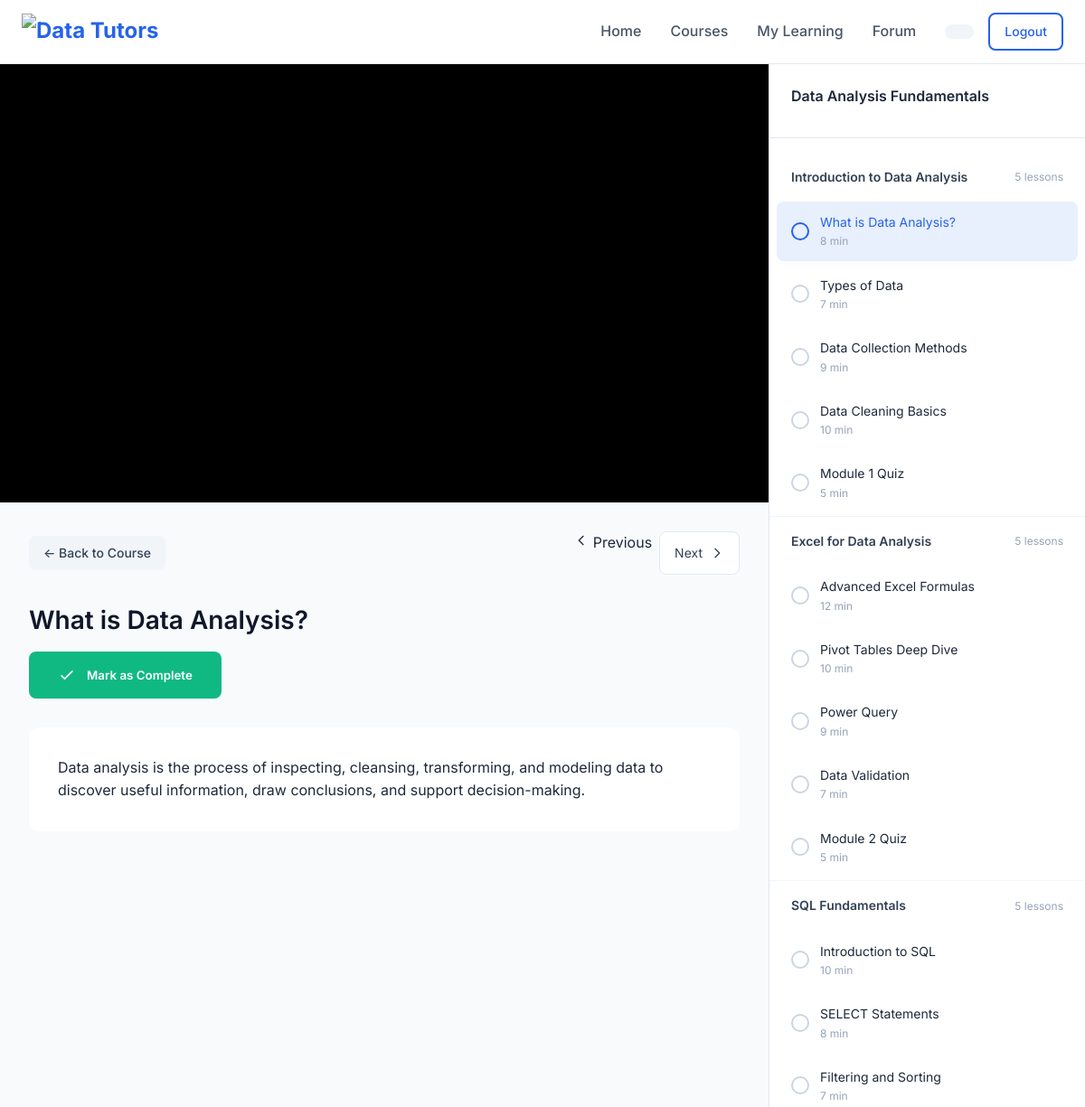
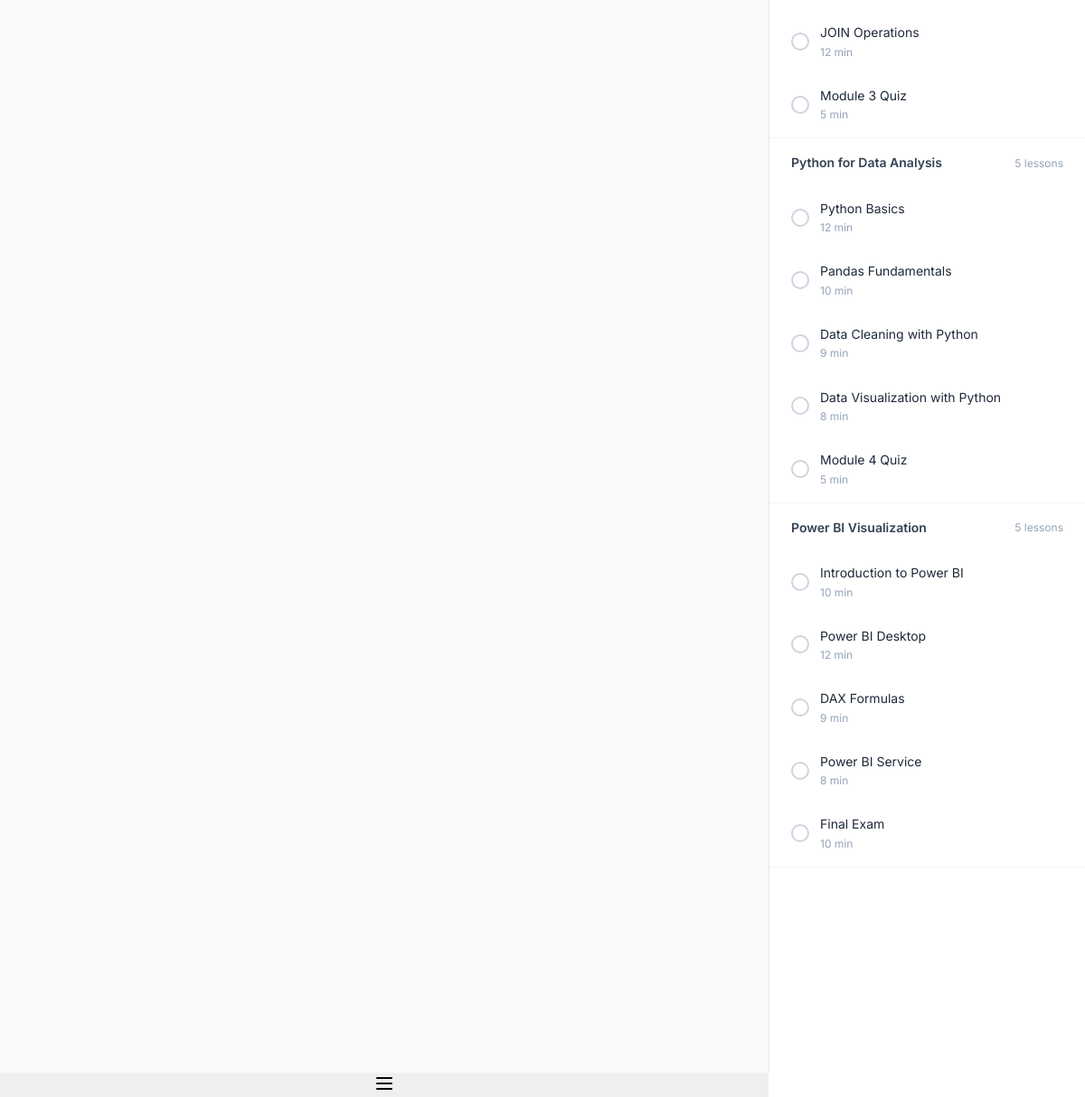
The app's page /course/lesson.php?course_id=2&lesson_id=6 (signed in) with its own data (2 pictures, top to bottom).
### tables this page shows
CREATE TABLE IF NOT EXISTS lessons (
    id INT UNSIGNED AUTO_INCREMENT PRIMARY KEY,
    module_id INT UNSIGNED NOT NULL,
    title VARCHAR(200) NOT NULL,
    slug VARCHAR(200) NOT NULL,
    description TEXT NULL,
    content TEXT NULL,
    video_url VARCHAR(500) NULL,
    video_duration INT UNSIGNED NULL COMMENT 'Duration in seconds',
    order_index INT UNSIGNED DEFAULT 0 NOT NULL,
    is_free TINYINT(1) DEFAULT 0 NOT NULL,
    is_published TINYINT(1) DEFAULT 0 NOT NULL,
    created_at TIMESTAMP DEFAULT CURRENT_TIMESTAMP,
    updated_at TIMESTAMP DEFAULT CURRENT_TIMESTAMP ON UPDATE CURRENT_TIMESTAMP,
    
    FOREIGN KEY (module_id) REFERENCES modules(id) ON DELETE CASCADE,
    INDEX idx_module_id (module_id),
    INDEX idx_order (order_index),
    INDEX idx_slug (slug),
    UNIQUE KEY unique_lesson_slug (module_id, slug)
);

CREATE TABLE IF NOT EXISTS courses (
    id INT UNSIGNED AUTO_INCREMENT PRIMARY KEY,
    title VARCHAR(200) NOT NULL,
    slug VARCHAR(200) NOT NULL UNIQUE,
    description TEXT NOT NULL,
    short_description VARCHAR(500) NULL,
    category ENUM('excel', 'data-analysis', 'automation') NOT NULL,
    level ENUM('beginner', 'intermediate', 'advanced') DEFAULT 'beginner' NOT NULL,
    thumbnail VARCHAR(255) NULL,
    preview_video VARCHAR(255) NULL,
    price DECIMAL(10, 2) DEFAULT 0.00 NOT NULL,
    currency VARCHAR(3) DEFAULT 'USD' NOT NULL,
    duration_hours DECIMAL(5, 2) NULL,
    instructor_id INT UNSIGNED NULL,
    featured TINYINT(1) DEFAULT 0 NOT NULL,
    published TINYINT(1) DEFAULT 0 NOT NULL,
    created_at TIMESTAMP DEFAULT CURRENT_TIMESTAMP,
    updated_at TIMESTAMP DEFAULT CURRENT_TIMESTAMP ON UPDATE CURRENT_TIMESTAMP,
    
    FOREIGN KEY (instructor_id) REFERENCES users(id) ON DELETE SET NULL,
    INDEX idx_category (category),
    INDEX idx_level (level),
    INDEX idx_featured (featured),
    INDEX idx_published (published),
    INDEX idx_slug (slug)
);

CREATE TABLE IF NOT EXISTS modules (
    id INT UNSIGNED AUTO_INCREMENT PRIMARY KEY,
    course_id INT UNSIGNED NOT NULL,
    title VARCHAR(200) NOT NULL,
    description TEXT NULL,
    order_index INT UNSIGNED DEFAULT 0 NOT NULL,
    is_published TINYINT(1) DEFAULT 0 NOT NULL,
    created_at TIMESTAMP DEFAULT CURRENT_TIMESTAMP,
    updated_at TIMESTAMP DEFAULT CURRENT_TIMESTAMP ON UPDATE CURRENT_TIMESTAMP,
    
    FOREIGN KEY (course_id) REFERENCES courses(id) ON DELETE CASCADE,
    INDEX idx_course_id (course_id),
    INDEX idx_order (order_index)
);

### config/database.php (called while the page is built, shortened)
<?php
class DatabaseConnection {
    private static $instance = null;
    private function __construct() {
        try {
            $dsn = "mysql:host=" . DB_HOST . ";dbname=" . DB_NAME . ";charset=" . DB_CHARSET;
            $options = [
                PDO::ATTR_ERRMODE => PDO::ERRMODE_EXCEPTION,
                PDO::ATTR_DEFAULT_FETCH_MODE => PDO::FETCH_ASSOC,
                PDO::ATTR_EMULATE_PREPARES => false
            ];
            $this->pdo = new PDO($dsn, DB_USER, DB_PASS, $options);
        } catch (PDOException $e) {
            die("Database connection failed: " . $e->getMessage());
        }
    }
    public static function getInstance() {
        if (self::$instance === null) {
            self::$instance = new self();
        }
        return self::$instance->pdo;
    }
    public static function query($sql, $params = []) {
        $stmt = self::getInstance()->prepare($sql);
        $stmt->execute($params);
        return $stmt;
    }
    public static function fetch($sql, $params = []) {
        $stmt = self::query($sql, $params);
        return $stmt->fetch();
    }
    public static function fetchAll($sql, $params = []) {
        $stmt = self::query($sql, $params);
        return $stmt->fetchAll();
    }
}
class Course {
    public static function getById($id) {
        return DatabaseConnection::fetch("SELECT * FROM courses WHERE id = ?", [$id]);
    }
    public static function getModules($courseId) {
        return DatabaseConnection::fetchAll("SELECT * FROM modules WHERE course_id = ? AND is_published = 1 ORDER BY order_index", [$courseId]);
    }
}
class Module {
    public static function getById($id) {
        return DatabaseConnection::fetch("SELECT * FROM modules WHERE id = ?", [$id]);
    }
    public static function getLessons($moduleId) {
        return DatabaseConnection::fetchAll("SELECT * FROM lessons WHERE module_id = ? AND is_published = 1 ORDER BY order_index", [$moduleId]);
    }
}
class Lesson {
    public static function getById($id) {
        return DatabaseConnection::fetch("SELECT * FROM lessons WHERE id = ?", [$id]);
    }
    public static function getNext($currentLessonId, $moduleId) {
        return DatabaseConnection::fetch(
            "SELECT * FROM lessons WHERE module_id = ? AND order_index > (SELECT order_index FROM lessons WHERE id = ?) ORDER BY order_index LIMIT 1",
            [$moduleId, $currentLessonId]
        );
    }
    public static function getPrevious($currentLessonId, $moduleId) {
        return DatabaseConnection::fetch(
            "SELECT * FROM lessons WHERE module_id = ? AND order_index < (SELECT order_index FROM lessons WHERE id = ?) ORDER BY order_index DESC LIMIT 1",
            [$moduleId, $currentLessonId]
        );
    }
}
class Progress {
    public static function getLessonProgress($userId, $lessonId) {
        return DatabaseConnection::fetch("SELECT * FROM user_lesson_progress WHERE user_id = ? AND lesson_id = ?", [$userId, $lessonId]);
    }
}

### config/config.php (called while the page is built, shortened)
<?php
function sanitize($input) {
    return htmlspecialchars(trim($input), ENT_QUOTES, 'UTF-8');
}

### course/lesson.php (the view, shortened to what this page needs)
<?php
require_once '../config/config.php';
require_once '../config/database.php';
$courseId = intval($_GET['course_id'] ?? 0);
$lessonId = intval($_GET['lesson_id'] ?? 0);
$course = Course::getById($courseId);
$isEnrolled = Enrollment::isEnrolled($_SESSION['user_id'], $courseId);
if (!$isEnrolled) {
    $lesson = Lesson::getById($lessonId);
}
if ($lessonId > 0) {
    $lesson = Lesson::getById($lessonId);
}
$prevLesson = Lesson::getPrevious($lessonId, $lesson['module_id']);
$nextLesson = Lesson::getNext($lessonId, $lesson['module_id']);
$lessonProgress = Progress::getLessonProgress($_SESSION['user_id'], $lessonId);
$isCompleted = $lessonProgress && $lessonProgress['is_completed'];
$allModules = Course::getModules($courseId);
?>
<!DOCTYPE html>
<html lang="en">
<head>
    <link rel="stylesheet" href="/assets/css/styles.css">
</head>
<body>
    <?php include '../includes/header.php'; ?>
    <div class="lesson-page">
        <div class="lesson-main">
            <?php if ($lesson['video_url']): ?>
                <div class="lesson-video">
                    <?php
                    $videoUrl = $lesson['video_url'];
                    if (strpos($videoUrl, 'youtube.com/watch?v=') !== false) {
                        preg_match('/v=([a-zA-Z0-9_-]+)/', $videoUrl, $matches);
                        if (!empty($matches[1])) {
                            $videoUrl = 'https://www.youtube.com/embed/' . $matches[1];
                        }
                    }
                    ?>
                    <iframe src="<?= sanitize($videoUrl) ?>"
                            title="<?= sanitize($lesson['title']) ?>"
                            allow="accelerometer; autoplay; clipboard-write; encrypted-media; gyroscope; picture-in-picture"
                            allowfullscreen></iframe>
                </div>
            <?php endif; ?>
            <div class="lesson-content-area">
                <div class="lesson-header">
                    <a href="/course/details.php?id=<?= $courseId ?>" class="btn btn-secondary btn-sm">
                        ← Back to Course
                    </a>
                    <div class="lesson-nav">
                        <?php if ($prevLesson): ?>
                            <a href="?course_id=<?= $courseId ?>&lesson_id=<?= $prevLesson['id'] ?>">
                                <svg width="16" height="16" fill="none" stroke="currentColor" viewBox="0 0 24 24"><path stroke-linecap="round" stroke-linejoin="round" stroke-width="2" d="M15 19l-7-7 7-7"/></svg>
                                Previous
                            </a>
                        <?php else: ?>
                            <span class="disabled">
                                <svg width="16" height="16" fill="none" stroke="currentColor" viewBox="0 0 24 24"><path stroke-linecap="round" stroke-linejoin="round" stroke-width="2" d="M15 19l-7-7 7-7"/></svg>
                                Previous
                            </span>
                        <?php endif; ?>
                        <?php
                        $canProceed = true;
                        if ($nextLesson && $canProceed): ?>
                            <a href="?course_id=<?= $courseId ?>&lesson_id=<?= $nextLesson['id'] ?>">
                                Next
                                <svg width="16" height="16" fill="none" stroke="currentColor" viewBox="0 0 24 24"><path stroke-linecap="round" stroke-linejoin="round" stroke-width="2" d="M9 5l7 7-7 7"/></svg>
                            </a>
                        <?php endif; ?>
                    </div>
                </div>
                <h1 class="lesson-title"><?= sanitize($lesson['title']) ?></h1>
                <div class="complete-btn-container">
                    <form method="POST">
                        <button type="submit" class="btn-complete <?= $isCompleted ? 'completed' : '' ?>">
                            <?php if ($isCompleted): ?>
                                <svg width="20" height="20" fill="none" stroke="currentColor" viewBox="0 0 24 24"><path stroke-linecap="round" stroke-linejoin="round" stroke-width="2" d="M5 13l4 4L19 7"/></svg>
                                Completed
                            <?php else: ?>
                                <svg width="20" height="20" fill="none" stroke="currentColor" viewBox="0 0 24 24"><path stroke-linecap="round" stroke-linejoin="round" stroke-width="2" d="M5 13l4 4L19 7"/></svg>
                                Mark as Complete
                            <?php endif; ?>
                        </button>
                    </form>
                </div>
                <?php if ($lesson['content']): ?>
                    <div class="lesson-body">
                        <?= $lesson['content'] ?>
                    </div>
                <?php endif; ?>
            </div>
        </div>
        <div class="lesson-sidebar" id="lesson-sidebar">
            <div class="sidebar-header">
                <div class="sidebar-title"><?= sanitize($course['title']) ?></div>
            </div>
            <div class="curriculum-list">
                <?php
                $allLessons = [];
                foreach ($allModules as $module) {
                    $moduleLessons = Module::getLessons($module['id']);
                    foreach ($moduleLessons as $mLesson) {
                        $allLessons[] = $mLesson;
                    }
                }
                usort($allLessons, function($a, $b) {
                    $moduleOrderA = Module::getById($a['module_id'])['order_index'];
                    $moduleOrderB = Module::getById($b['module_id'])['order_index'];
                    if ($moduleOrderA == $moduleOrderB) {
                        return $a['order_index'] - $b['order_index'];
                    }
                    return $moduleOrderA - $moduleOrderB;
                });
                ?>
                <?php foreach ($allModules as $module): ?>
                    <?php $moduleLessons = Module::getLessons($module['id']); ?>
                    <div class="curriculum-module">
                        <div class="curriculum-module-header">
                            <?= sanitize($module['title']) ?>
                            <span style="font-weight: 400; font-size: 0.75rem; color: var(--gray-400);">
                                <?= count($moduleLessons) ?> lessons
                            </span>
                        </div>
                        <div class="curriculum-lessons">
                            <?php foreach ($moduleLessons as $mLesson): ?>
                                <?php
                                $mLessonCompleted = false;
                                $isLocked = false;
                                ?>
                                <a href="?course_id=<?= $courseId ?>&lesson_id=<?= $mLesson['id'] ?>"
                                   class="curriculum-lesson <?= $mLesson['id'] == $lessonId ? 'active' : '' ?> <?= $mLessonCompleted ? 'completed' : '' ?> <?= $isLocked ? 'locked' : '' ?>"
                                   <?= $isLocked ? 'title="You must pass the previous quiz to unlock this lesson"' : '' ?>>
                                    <div class="lesson-status-icon">
                                    </div>
                                    <div class="lesson-info">
                                        <div class="lesson-name"><?= sanitize($mLesson['title']) ?></div>
                                        <?php if ($mLesson['video_duration']): ?>
                                            <div class="lesson-duration"><?= floor($mLesson['video_duration'] / 60) ?> min</div>
                                        <?php endif; ?>
                                    </div>
                                </a>
                            <?php endforeach; ?>
                        </div>
                    </div>
                <?php endforeach; ?>
            </div>
        </div>
        <button class="sidebar-toggle" id="sidebar-toggle" onclick="toggleSidebar()">
            <svg width="24" height="24" fill="none" stroke="currentColor" viewBox="0 0 24 24"><path stroke-linecap="round" stroke-linejoin="round" stroke-width="2" d="M4 6h16M4 12h16M4 18h16"/></svg>
        </button>
    </div>
</body>
</html>

### assets/css/styles.css (style rules this page uses)
:root { --primary: #2563eb; --primary-dark: #1d4ed8; --primary-light: #3b82f6; --secondary: #0f172a; --accent: #06b6d4; --success: #10b981; --warning: #f59e0b; --danger: #ef4444; --gray-50: #f8fafc; --gray-100: #f1f5f9; --gray-200: #e2e8f0; --gray-300: #cbd5e1; --gray-400: #94a3b8; --gray-500: #64748b; --gray-600: #475569; --gray-700: #334155; --gray-800: #1e293b; --gray-900: #0f172a; --white: #ffffff; --shadow-sm: 0 1px 2px 0 rgb(0 0 0 / 0.05); --shadow: 0 1px 3px 0 rgb(0 0 0 / 0.1), 0 1px 2px -1px rgb(0 0 0 / 0.1); --shadow-md: 0 4px 6px -1px rgb(0 0 0 / 0.1), 0 2px 4px -2px rgb(0 0 0 / 0.1); --shadow-lg: 0 10px 15px -3px rgb(0 0 0 / 0.1), 0 4px 6px -4px rgb(0 0 0 / 0.1); --shadow-xl: 0 20px 25px -5px rgb(0 0 0 / 0.1), 0 8px 10px -6px rgb(0 0 0 / 0.1); --radius: 8px; --radius-lg: 12px; --transition: all 0.3s ease; }
*, *::before, *::after { box-sizing: border-box; margin: 0; padding: 0; }
html { scroll-behavior: smooth; -webkit-text-size-adjust: 100%; text-size-adjust: 100%; }
body { font-family: 'Inter', -apple-system, BlinkMacSystemFont, 'Segoe UI', Roboto, sans-serif; font-size: 16px; line-height: 1.6; color: var(--gray-800); background-color: var(--white); min-height: 100vh; }
a { text-decoration: none; color: inherit; transition: var(--transition); }
button { cursor: pointer; border: none; font-family: inherit; }
h1, h2, h3, h4, h5, h6 { font-weight: 600; line-height: 1.3; color: var(--gray-900); }
h1 { font-size: 2.5rem; }
.btn { display: inline-flex; align-items: center; justify-content: center; gap: 0.5rem; padding: 0.75rem 1.5rem; font-size: 0.9375rem; font-weight: 500; border-radius: var(--radius); transition: var(--transition); white-space: nowrap; }
.btn-secondary { background: var(--gray-100); color: var(--gray-700); }
.btn-sm { padding: 0.5rem 1rem; font-size: 0.875rem; }

### records on screen
lessons: title "What is Data Analysis?", content "Data analysis is the process of inspecting, cleansing, transforming, and modeling data to discover useful information, draw conclusions, and support decision-making.", floor($mLesson['video_duration']/60) "8"
courses: title "Data Analysis Fundamentals"
modules: title "Introduction to Data Analysis", count($moduleLessons) "5"
lessons: title "Types of Data", floor($mLesson['video_duration']/60) "7"
lessons: title "Data Collection Methods", floor($mLesson['video_duration']/60) "9"
lessons: title "Data Cleaning Basics", floor($mLesson['video_duration']/60) "10"
lessons: title "Module 1 Quiz", floor($mLesson['video_duration']/60) "5"
modules: title "Excel for Data Analysis", count($moduleLessons) "5"
lessons: title "Advanced Excel Formulas", floor($mLesson['video_duration']/60) "12"
lessons: title "Pivot Tables Deep Dive", floor($mLesson['video_duration']/60) "10"
lessons: title "Power Query", floor($mLesson['video_duration']/60) "9"
lessons: title "Data Validation", floor($mLesson['video_duration']/60) "7"
lessons: title "Module 2 Quiz", floor($mLesson['video_duration']/60) "5"
modules: title "SQL Fundamentals", count($moduleLessons) "5"
lessons: title "Introduction to SQL", floor($mLesson['video_duration']/60) "10"
lessons: title "SELECT Statements", floor($mLesson['video_duration']/60) "8"
lessons: title "Filtering and Sorting", floor($mLesson['video_duration']/60) "7"
lessons: title "JOIN Operations", floor($mLesson['video_duration']/60) "12"
lessons: title "Module 3 Quiz", floor($mLesson['video_duration']/60) "5"
modules: title "Python for Data Analysis", count($moduleLessons) "5"
lessons: title "Python Basics", floor($mLesson['video_duration']/60) "12"
lessons: title "Pandas Fundamentals", floor($mLesson['video_duration']/60) "10"
lessons: title "Data Cleaning with Python", floor($mLesson['video_duration']/60) "9"
lessons: title "Data Visualization with Python", floor($mLesson['video_duration']/60) "8"
lessons: title "Module 4 Quiz", floor($mLesson['video_duration']/60) "5"
modules: title "Power BI Visualization", count($moduleLessons) "5"
lessons: title "Introduction to Power BI", floor($mLesson['video_duration']/60) "10"
lessons: title "Power BI Desktop", floor($mLesson['video_duration']/60) "12"
lessons: title "DAX Formulas", floor($mLesson['video_duration']/60) "9"
lessons: title "Power BI Service", floor($mLesson['video_duration']/60) "8"
lessons: title "Final Exam", floor($mLesson['video_duration']/60) "10"
